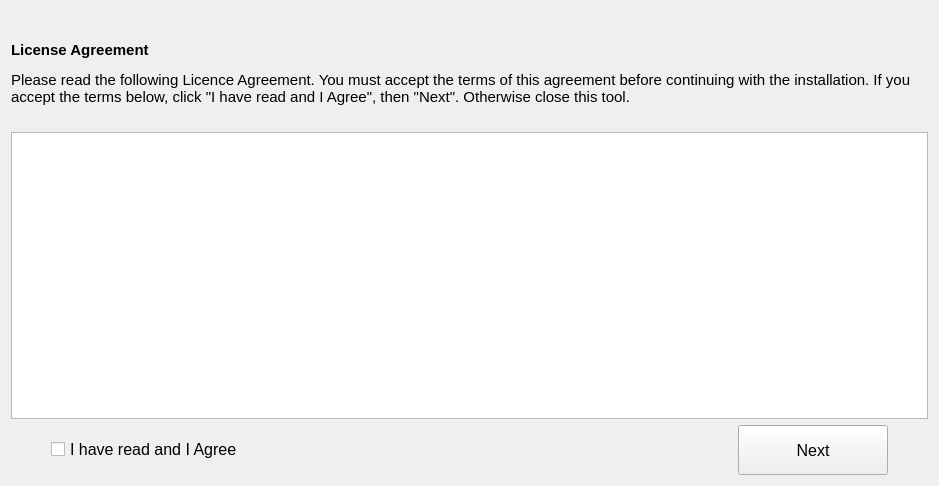
<?xml version="1.0" encoding="UTF-8"?>
<ui version="4.0">
 <class>Widget_welcome2</class>
 <widget class="QWidget" name="Widget_welcome2">
  <property name="geometry">
   <rect>
    <x>0</x>
    <y>0</y>
    <width>939</width>
    <height>486</height>
   </rect>
  </property>
  <property name="windowTitle">
   <string notr="true">Form</string>
  </property>
  <layout class="QVBoxLayout" name="verticalLayout">
   <item>
    <spacer name="verticalSpacer_2">
     <property name="orientation">
      <enum>Qt::Vertical</enum>
     </property>
     <property name="sizeType">
      <enum>QSizePolicy::Minimum</enum>
     </property>
     <property name="sizeHint" stdset="0">
      <size>
       <width>20</width>
       <height>30</height>
      </size>
     </property>
    </spacer>
   </item>
   <item>
    <widget class="QLabel" name="label_description">
     <property name="font">
      <font>
       <pointsize>11</pointsize>
      </font>
     </property>
     <property name="text">
      <string>&lt;html&gt;&lt;head/&gt;&lt;body&gt;&lt;p&gt;&lt;span style=&quot; font-weight:600;&quot;&gt;License Agreement&lt;/span&gt;&lt;/p&gt;&lt;p&gt;Please read the following Licence Agreement. You must accept the terms of this agreement before continuing with the installation. If you accept the terms below, click &amp;quot;I have read and I Agree&amp;quot;, then &amp;quot;Next&amp;quot;. Otherwise close this tool.&lt;/p&gt;&lt;/body&gt;&lt;/html&gt;</string>
     </property>
     <property name="textFormat">
      <enum>Qt::AutoText</enum>
     </property>
     <property name="scaledContents">
      <bool>false</bool>
     </property>
     <property name="wordWrap">
      <bool>true</bool>
     </property>
    </widget>
   </item>
   <item>
    <spacer name="verticalSpacer">
     <property name="orientation">
      <enum>Qt::Vertical</enum>
     </property>
     <property name="sizeType">
      <enum>QSizePolicy::Minimum</enum>
     </property>
     <property name="sizeHint" stdset="0">
      <size>
       <width>20</width>
       <height>20</height>
      </size>
     </property>
    </spacer>
   </item>
   <item>
    <widget class="QTextBrowser" name="textBrowser_licence"/>
   </item>
   <item>
    <layout class="QHBoxLayout" name="horizontalLayout">
     <item>
      <spacer name="horizontalSpacer_2">
       <property name="orientation">
        <enum>Qt::Horizontal</enum>
       </property>
       <property name="sizeType">
        <enum>QSizePolicy::Preferred</enum>
       </property>
       <property name="sizeHint" stdset="0">
        <size>
         <width>40</width>
         <height>20</height>
        </size>
       </property>
      </spacer>
     </item>
     <item>
      <widget class="QCheckBox" name="checkBox_acceptLicence">
       <property name="font">
        <font>
         <pointsize>12</pointsize>
        </font>
       </property>
       <property name="text">
        <string>I have read and I Agree</string>
       </property>
      </widget>
     </item>
     <item>
      <spacer name="horizontalSpacer">
       <property name="orientation">
        <enum>Qt::Horizontal</enum>
       </property>
       <property name="sizeHint" stdset="0">
        <size>
         <width>40</width>
         <height>20</height>
        </size>
       </property>
      </spacer>
     </item>
     <item>
      <widget class="QPushButton" name="pushButton_next">
       <property name="minimumSize">
        <size>
         <width>150</width>
         <height>50</height>
        </size>
       </property>
       <property name="font">
        <font>
         <pointsize>12</pointsize>
        </font>
       </property>
       <property name="text">
        <string>Next</string>
       </property>
      </widget>
     </item>
     <item>
      <spacer name="horizontalSpacer_3">
       <property name="orientation">
        <enum>Qt::Horizontal</enum>
       </property>
       <property name="sizeType">
        <enum>QSizePolicy::Preferred</enum>
       </property>
       <property name="sizeHint" stdset="0">
        <size>
         <width>40</width>
         <height>20</height>
        </size>
       </property>
      </spacer>
     </item>
    </layout>
   </item>
  </layout>
 </widget>
 <resources/>
 <connections/>
</ui>
